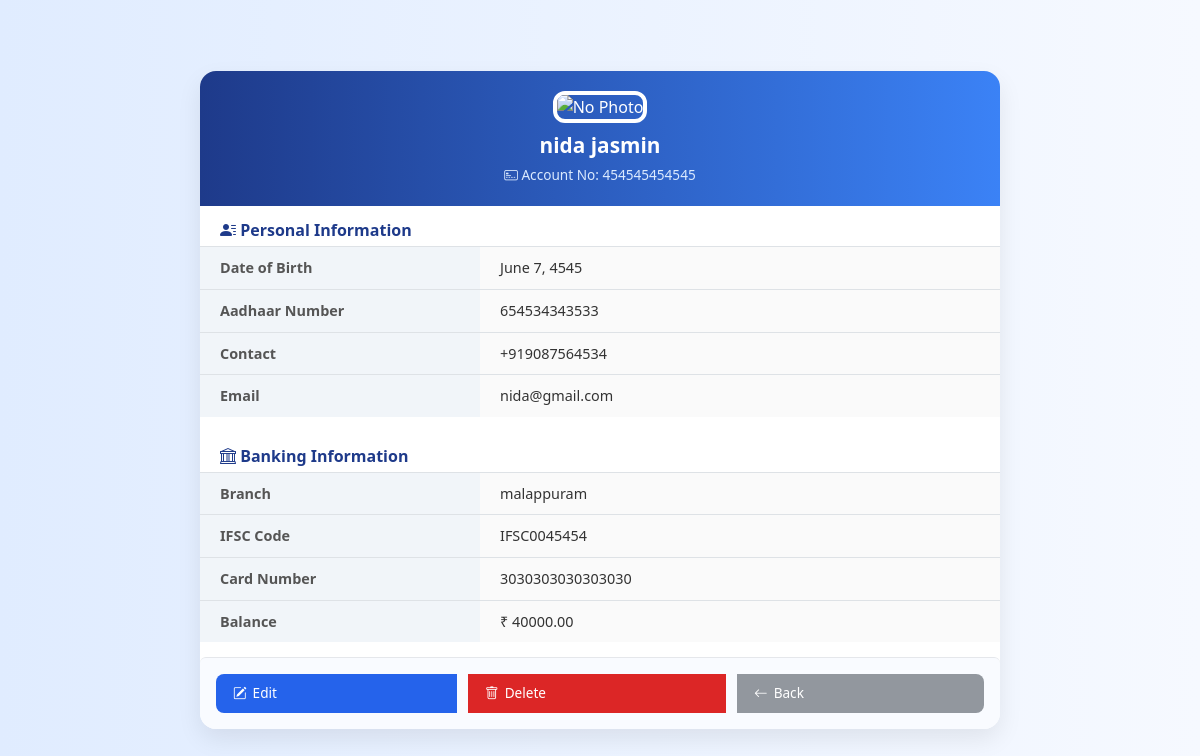
The page /profile/33/ on the database its author committed.
### api/models.py (models this page shows, shortened)
class BankUser(models.Model):
    date = models.DateField(default=date.today)
    first_name = models.CharField(max_length=20)
    last_name = models.CharField(max_length=20)
    dob = models.DateField()
    account_number = models.CharField(
        max_length=12,
        unique=True,
        validators=[RegexValidator(r'^\d{10,12}$', 'Account number must be 12 digits')]
    )
    branch = models.CharField(max_length=50)
    ifsc = models.CharField(
        max_length=11,
        validators=[RegexValidator(
            r'^[A-Z]{4}0[A-Z0-9]{6}$',
            'Invalid IFSC. Format: 4 letters, 0, then 6 alphanumerics (e.g., SBIN0001234)'
        )]
    )
    aadhaar_number = models.CharField(
        max_length=12,
        validators=[RegexValidator(r'^\d{12}$', 'Aadhaar must be a 12-digit number')]
    )
    Contact_number = models.CharField(
        max_length=13,
        validators=[RegexValidator(r'^\+91\d{10}$', 'Mobile must be +91 followed by 10 digits')]
    )
    email = models.EmailField(validators=[EmailValidator('Enter a valid email address')])
    card_number = models.CharField(
        max_length=16,
        validators=[RegexValidator(r'^\d{16}$', 'Card number must be exactly 16 digits')]
    )
    card_pin = models.CharField(
        max_length=6,
        validators=[
            RegexValidator(r'^\d+$', 'PIN must be numeric only'),
            MinLengthValidator(4, message="PIN must be at least 4 digits"),
            MaxLengthValidator(6, message="PIN can be at most 6 digits"),
        ]
    )
    photo = models.ImageField(upload_to='user_photos/', null=True, blank=True)
    balance = models.DecimalField(max_digits=12, decimal_places=2, default=0.00)
    pin = models.CharField(max_length=6,default='0000')
    class Meta:
        db_table = 'bankuser'
    class Meta:
        db_table = 'bankuser'

### api/views.py (the view)
# urls.py: path('profile/<int:user_id>/', views.user_profile, name='user_profile'),
def user_profile(request, user_id):
    user = get_object_or_404(BankUser, id=user_id)
    return render(request, 'user_profile.html', {'user': user})

### api/templates/user_profile.html (shortened to what this page needs)
{% load static %}
<!DOCTYPE html>
<html lang="en">
<head>
  <link href="https://cdn.jsdelivr.net/npm/bootstrap@5.3.2/dist/css/bootstrap.min.css" rel="stylesheet">
  <link href="https://cdn.jsdelivr.net/npm/bootstrap-icons@1.10.5/font/bootstrap-icons.css" rel="stylesheet">
</head>
<body>
<div class="profile-container">
  <div class="profile-header">
    {% if user.photo %}
      <img src="{{ user.photo.url }}" alt="User Photo">
    {% else %}
      <img src="{% static 'images/default_user.png' %}" alt="No Photo">
    {% endif %}
    <h4>{{ user.first_name }} {{ user.last_name }}</h4>
    <small><i class="bi bi-credit-card-2-front"></i> Account No: {{ user.account_number }}</small>
  </div>
  <div class="section-label"><i class="bi bi-person-lines-fill"></i> Personal Information</div>
  <table class="info-table">
    <tr><th>Date of Birth</th><td>{{ user.dob }}</td></tr>
    <tr><th>Aadhaar Number</th><td>{{ user.aadhaar_number }}</td></tr>
    <tr><th>Contact</th><td>{{ user.Contact_number }}</td></tr>
    <tr><th>Email</th><td>{{ user.email }}</td></tr>
  </table>
  <div class="section-label"><i class="bi bi-bank"></i> Banking Information</div>
  <table class="info-table">
    <tr><th>Branch</th><td>{{ user.branch }}</td></tr>
    <tr><th>IFSC Code</th><td>{{ user.ifsc }}</td></tr>
    <tr><th>Card Number</th><td>{{ user.card_number }}</td></tr>
    <tr><th>Balance</th><td>₹ {{ user.balance }}</td></tr>
  </table>
  <div class="btn-group">
    <a href="{% url 'edit_user' user.id %}" class="btn btn-custom btn-edit"><i class="bi bi-pencil-square"></i> Edit</a>
    <a href="{% url 'delete_user' user.id %}" class="btn btn-custom btn-delete" onclick="return confirm('Are you sure you want to delete this user?');">
      <i class="bi bi-trash"></i> Delete
    </a>
    <a href="{% url 'user_list' %}" class="btn btn-custom btn-back"><i class="bi bi-arrow-left"></i> Back</a>
  </div>
</div>
</body>
</html>

### api/templates/user_profile.html (style rules this page uses)
body { margin: 0; padding: 0; height: 100vh; background: linear-gradient(to right, #e0ecff, #f6f9ff); font-family: 'Segoe UI', sans-serif; display: flex; justify-content: center; align-items: center; }
.profile-container { width: 100%; max-width: 800px; max-height: 95vh; overflow-y: auto; background: #fff; border-radius: 16px; box-shadow: 0 10px 25px rgba(0, 0, 0, 0.08); display: flex; flex-direction: column; }
.profile-header { background: linear-gradient(to right, #1e3a8a, #3b82f6); color: white; text-align: center; padding: 20px 10px; }
.profile-header img { width: 60%; max-width: 170px; height: 150px; object-fit: cover; border-radius: 12px; border: 4px solid #fff; margin-bottom: 10px; }
.profile-header h4 { font-size: 1.3rem; font-weight: 600; margin-bottom: 4px; }
.profile-header small { font-size: 0.85rem; color: #dbeafe; }
.section-label { font-weight: 600; font-size: 1rem; color: #1e3a8a; padding: 12px 20px 4px; }
.info-table { width: 100%; border-collapse: collapse; margin-bottom: 15px; }
.info-table th, .info-table td { text-align: left; padding: 10px 20px; border-top: 1px solid #dee2e6; font-size: 0.9rem; }
.info-table th { width: 35%; color: #555; font-weight: 600; background: #f1f5f9; }
.info-table td { color: #333; background: #fafafa; }
.btn-group { display: flex; justify-content: center; gap: 12px; padding: 16px; border-top: 1px solid #e5e7eb; background: #f9fbff; flex-wrap: wrap; }
.btn-custom { padding: 8px 16px; font-size: 0.85rem; border-radius: 8px; display: inline-flex; align-items: center; gap: 6px; font-weight: 500; text-decoration: none; }
.btn-edit { background-color: #2563eb; color: white; }
.btn-delete { background-color: #dc2626; color: white; }
.btn-back { background-color: #92979e; color: white; }

### rows shown on the page
BankUser: first_name "nida", last_name "jasmin", account_number "454545454545", dob "June 7, 4545", aadhaar_number "654534343533", Contact_number "+919087564534", email "nida@gmail.com", branch "malappuram", ifsc "IFSC0045454", card_number "3030303030303030", balance "40000.00"
